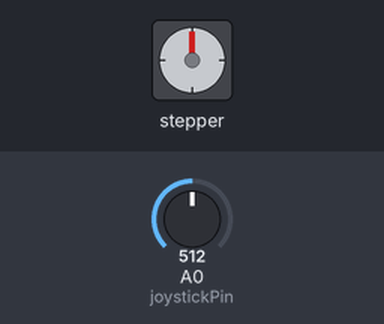
Simulated run of this sketch. Board: Arduino Uno, built with avr-gcc and run on an emulated ATmega328P. Parts: stepper motor. Inputs (shaded band) come from the test bench; at power-on: A0 (joystickPin) = 512. Stepper angles assume 3072 steps per turn.

Above: at 1.2 s.
1.3 s: A0 (joystickPin) set to 687
2.8 s: A0 (joystickPin) set to 717
At 3.26 s:
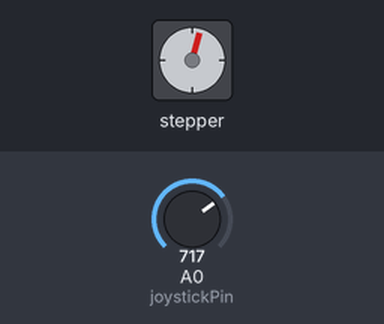
At 3.89 s:
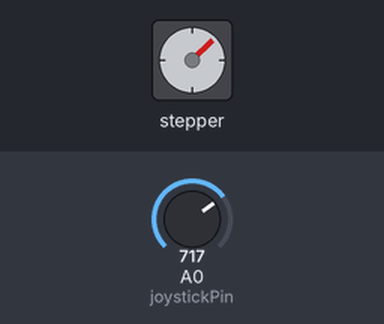
Timing chart, 0 to 17.8 s (numbered marks = the images above; inputs shaded):
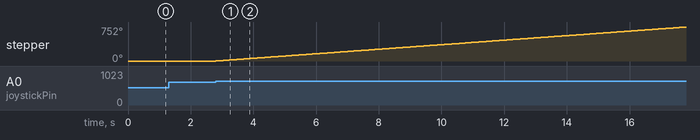

Measured:
- the behaviour switches between 700 and 701 on A0 (joystickPin) (found by bisection; images 0 and 1)
- after the input at 1.3 s, every drawn part: stays the same
- after the input at 2.8 s, stepper: keeps turning clockwise at about 50°/s, starting at once

The sketch:

step-motor.ino
```cpp
/* Code written by Adrien Louvrier, 29/12/2020
 *
 * Objective : control a step motor with a joystick
 * Card used : Arduino Uno
 *
 * Electronic Circuit :
 *
 * input :
 * - a joystick connected to pin A0, 5V and grd
 *
 * output :
 * - a step motor connected to a driver connected to pins 6, 6, 10 and 11, 5V and grd pins
 *
 *
 */

#include <Stepper.h>

 #define joystickPin A0

 int stepNumber = 48*64;
 int joystickValue = 0;
 Stepper motor(stepNumber, 9, 11, 10, 6);

void setup() {
  motor.setSpeed(9);
}

void loop() {
  joystickValue = analogRead(joystickPin);

  if (joystickValue < 300) { //
    motor.step(-100);
    delay(15);
  } else if (joystickValue > 700) {
    motor.step(100);
    delay(15);
  }

}
```
